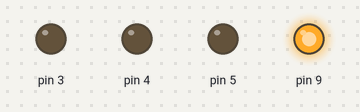
Bench run of a sketch on a simulated Arduino Uno, built with avr-gcc and run on an emulated ATmega328P. Shown: output pins drawn as LEDs (lit = HIGH).

Above: at 0.5 s.
At 2.5 s:
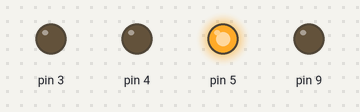
At 4.5 s:
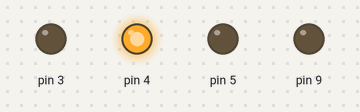
At 6.5 s:
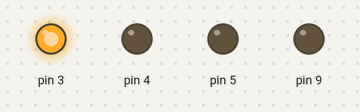
At 9.5 s:
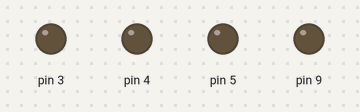
Timing chart, 0 to 10.4 s (numbered marks = the images above):
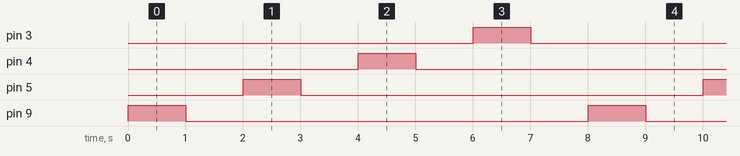

The sketch:

LED_Charla-Taller.ino
```cpp
/*
Mi primer poryecto
 */

void setup() {

  pinMode(9, OUTPUT);

  /*Led RGB*/
  pinMode(3, OUTPUT);
  pinMode(4, OUTPUT);
  pinMode(5, OUTPUT);


}

void loop() {
  digitalWrite(9, HIGH);   // set the LED on
  delay(1000);              // wait for a second
  digitalWrite(9, LOW);    // set the LED off
  delay(1000);              // wait for a second

  /*Led RGB*/
  //Rojo
  digitalWrite(5, HIGH);   // set the LED on
  delay(1000);              // wait for a second
  digitalWrite(5, LOW);    // set the LED off
  delay(1000);              // wait for a second

   //Verde
  digitalWrite(4, HIGH);   // set the LED on
  delay(1000);              // wait for a second
  digitalWrite(4, LOW);    // set the LED off
  delay(1000);              // wait for a second

   //Azul
  digitalWrite(3, HIGH);   // set the LED on
  delay(1000);              // wait for a second
  digitalWrite(3, LOW);    // set the LED off
  delay(1000);

}
```

Measured:
- by itself, pin 3–5, pin 9: alternates HIGH for 1.0 s and LOW for 7.0 s
- by itself, everything shown: repeats every 8.0 s, in 8 steps
